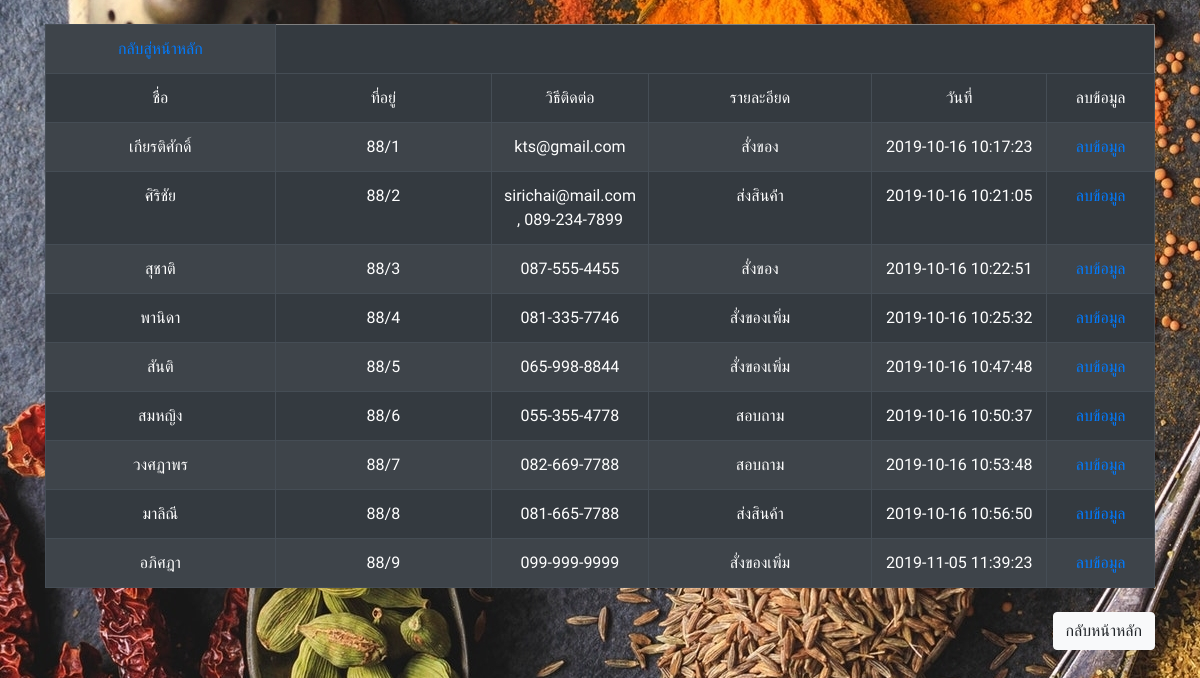
Page /admin/contactusall.php (signed in) on the committed database.
### tables this page shows
CREATE TABLE `tbcontact` (
  `id` int(11) NOT NULL,
  `nameContact` varchar(200) NOT NULL,
  `address` varchar(500) NOT NULL,
  `contactchannel` varchar(500) NOT NULL,
  `description` longtext NOT NULL,
  `datetimeContact` datetime NOT NULL
);

### admin/contactusall.php (the view, shortened to what this page needs)
<?php
$conn = mysqli_connect(_SERVERNAME, _USERNAME, _PASSWORD, _DBNAME);
?>
<!doctype html>
<html>
<head>
	<link rel="stylesheet" href="https://maxcdn.bootstrapcdn.com/bootstrap/4.3.1/css/bootstrap.min.css">
</head>
<body>
	<div class="container"><br>
		<table class="table table-dark table-striped" align="center" width="1000" border="1">
			<tr>
				<td height="35" align="center"><a href="admindetail2.php">กลับสู่หน้าหลัก</a></td>
			</tr>
			<tr>
				<td width="350" align="center"> ชื่อ</td>
				<td width="350" align="center"> ที่อยู่</td>
				<td width="150" align="center"> วิธีติดต่อ</td>
				<td width="350" align="center"> รายละอียด</td>
				<td width="250" align="center"> วันที่</td>
				<td width="150" align="center"> ลบข้อมูล</td>
			</tr>
			<?php
			$conn->query("SET NAMES utf8");
			mysqli_set_charset($conn, "utf8");
			$sql = "SELECT * FROM tbcontact";
			$query = mysqli_query($conn, $sql);
			while ($row = mysqli_fetch_array($query)) {
				?>
				<tr>
					<td width="350" align="center"><?php echo $row["nameContact"]; ?></td>
					<td width="350" align="center"><?php echo $row["address"]; ?></td>
					<td width="150" align="center"><?php echo $row["contactchannel"]; ?></td>
					<td width="350" align="center"><?php echo $row["description"]; ?></td>
					<td width="250" align="center"><?php echo $row["datetimeContact"]; ?></td>
					<td width="150" align="center"><a href="deletecontact.php?id=<?php echo $row["id"]; ?>">ลบข้อมูล</a></td>
				</tr>
			<?php
			}
			?>
		</table>
		<div class="text mt-4" style="text-align:right">
			<a class="btn btn-light" href="admindetail2.php">กลับหน้าหลัก</a>
		</div><br>
	</div>
</body>
</html>

### admin/contactusall.php (style rules this page uses)
body { background-image: url("../images/chili.jpg"); background-size: initial; width: 100vw; height: 100vh; font-family: 'Itim', cursive; }

### rows in the picture
tbcontact: nameContact "เกียรติศักดิ์", address "88/1", contactchannel "kts@gmail.com", description "สั่งของ", datetimeContact "2019-10-16 10:17:23"
tbcontact: nameContact "ศิริชัย", address "88/2", contactchannel "sirichai@mail.com , 089-234-7899", description "ส่งสินค้่า", datetimeContact "2019-10-16 10:21:05"
tbcontact: nameContact "สุชาติ", address "88/3", contactchannel "087-555-4455", description "สั่งของ", datetimeContact "2019-10-16 10:22:51"
tbcontact: nameContact "พานิดา", address "88/4", contactchannel "081-335-7746", description "สั่งของเพิ่ม", datetimeContact "2019-10-16 10:25:32"
tbcontact: nameContact "สันติ", address "88/5", contactchannel "065-998-8844", description "สั่งของเพิ่ม", datetimeContact "2019-10-16 10:47:48"
tbcontact: nameContact "สมหญิง", address "88/6", contactchannel "055-355-4778", description "สอบถาม", datetimeContact "2019-10-16 10:50:37"
tbcontact: nameContact "วงศฏาพร", address "88/7", contactchannel "082-669-7788", description "สอบถาม", datetimeContact "2019-10-16 10:53:48"
tbcontact: nameContact "มาลิณี", address "88/8", contactchannel "081-665-7788", description "ส่งสินค้า", datetimeContact "2019-10-16 10:56:50"
tbcontact: nameContact "อภิศฎา", address "88/9", contactchannel "099-999-9999", description "สั่งของเพิ่ม", datetimeContact "2019-11-05 11:39:23"
